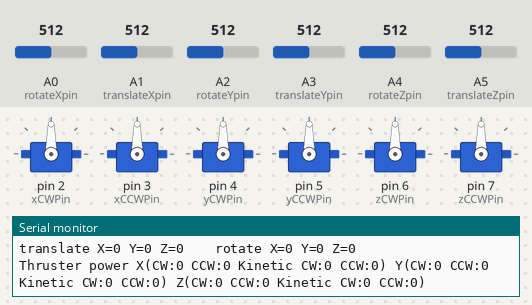
This sketch was run on a simulated Arduino Uno, built with avr-gcc and run on an emulated ATmega328P. On the bench: 6 × servo, the last lines printed to the serial monitor. The test bench sets the inputs (shaded band); at power-on: A0 (rotateXpin) = 512, A2 (rotateYpin) = 512, A1 (translateXpin) = 512, A3 (translateYpin) = 512, A4 (rotateZpin) = 512, A5 (translateZpin) = 512.

Above: at 1.2 s.
1.3 s: A0 (rotateXpin) set to 716
At 2.8 s:
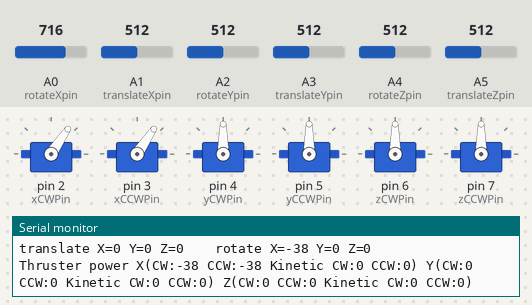
3.1 s: A2 (rotateYpin) set to 716
At 4.5 s:
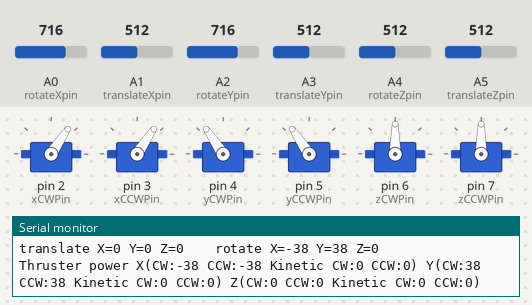
4.8 s: A1 (translateXpin) set to 716
At 5.3 s:
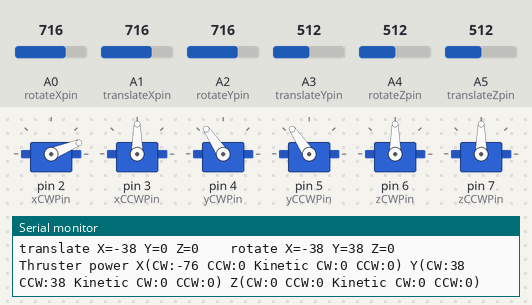
6.5 s: A3 (translateYpin) set to 716
At 7.2 s:
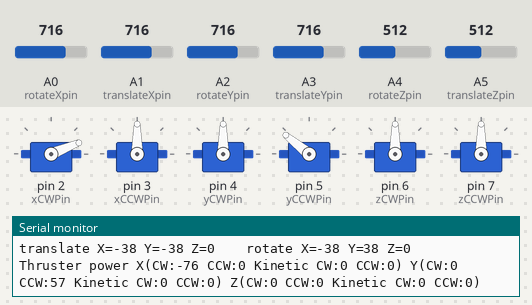
8.2 s: A4 (rotateZpin) set to 716
At 9.2 s:
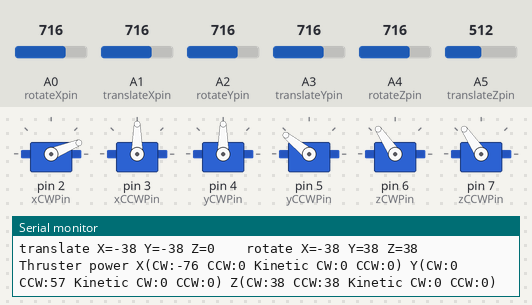
9.9 s: A5 (translateZpin) set to 716
At 10.6 s:
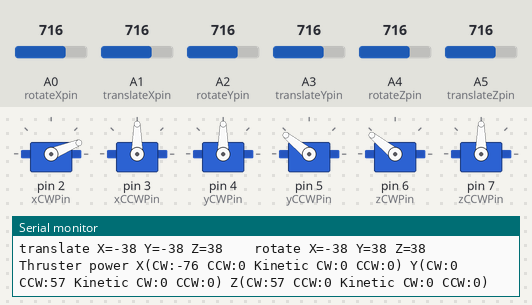
Timing chart, 0 to 12.8 s (numbered marks = the images above; inputs shaded):
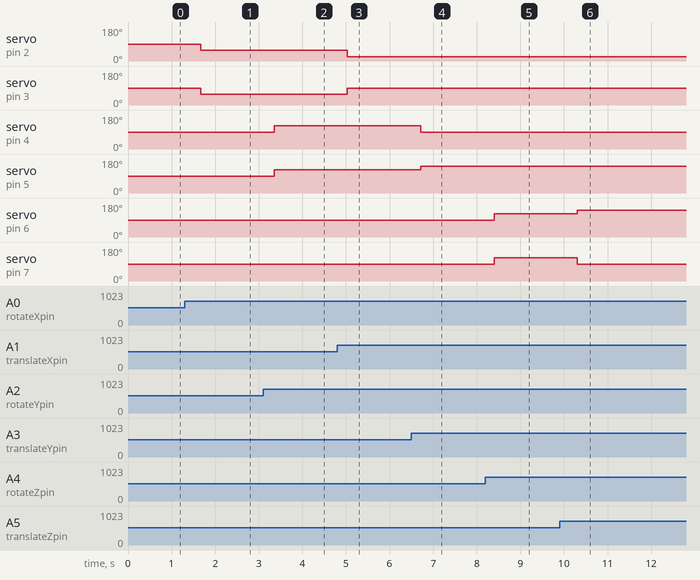

The sketch:

SpaceChair.ino
```cpp
/*
 * Fauteuil Spatial
 *
 * Odysseus 3.1
 */

#include <Servo.h>


//Variable declaration
//Two 3 axis joysticks are available.
//'|' axis is translation (left hand)
//'+' axis is rotation (right hand)
#define translateXpin A1
#define translateYpin A3
#define translateZpin A5
#define rotateXpin A0
#define rotateYpin A2
#define rotateZpin A4

//ESC location
#define xCWPin  2
#define xCCWPin 3
#define yCWPin  4
#define yCCWPin 5
#define zCWPin  6
#define zCCWPin 7

//Enable to inverse (swap) current axis value
//#define inverseTranslateX
//#define inverseTranslateY
#define inverseTranslateZ
//#define inverseRotateX
#define inverseRotateY
#define inverseRotateZ

//Neutral ignore
//Define how much percentage must be ignored
//around neutral
//Axis value is usually -100%<->0%<->+100%
//Then everyting arrounf -neutral%<->0%<->+neutral%
//will be ignored. Default is 8%
//Value must be between 0 and 20 maximum.
#define neutralPercent 8

//Thuster max power
//define max percentage of power
//this thruster can handle (usually
// up to 100%)
//Allow limiting Forward power to
//compensate for Reverse power
//ie: FW=70%, RV=100%
#define thrusterXForwardMax 75
#define thrusterXReverseMax 100
#define thrusterYForwardMax 75
#define thrusterYReverseMax 100
#define thrusterZForwardMax 75
#define thrusterZReverseMax 100

//Kinetic limit
//Usuually defined at 1000 (100% * 10)
#define kineticMaxLevel 1000

//Neutral limit to avoid boucing
//usually 10%
#define kineticNeutralLevel 10


/*
 * system values
 * Do NOT modify
 */
//Axis raw values
int translateX = 0;
int translateY = 0;
int translateZ = 0;
int rotateX = 0;
int rotateY = 0;
int rotateZ = 0;


//JoystickPercent
//Per joystick current position
//in percent (-100%<->0%<->+100%
struct joystickPercent {
  int X = 0;
  int Y = 0;
  int Z = 0;
};

//Thruster percentage
//Per axis thrust level in percent
struct thrustLevel {
    //thrust for clockwise (CW) motor
    int CW = 0;
    //thrust for counter clockwise (CCW) motor
    int CCW = 0;
    //Kinetic value for space mode
    int kineticCW = 0;
    int kineticCCW = 0;
};

//Space mode selector
bool spaceMode = false;

Servo xCW, xCCW, yCW, yCCW, zCW, zCCW;

/*
 * Temporary definitions
 * Should be removed before release
 */
//Per axis definition (could be removed when switching to functions
struct thrustLevel thrustX;
struct thrustLevel thrustY;
struct thrustLevel thrustZ;

//Per joystick definition (could be removed when switching to functions
struct joystickPercent translation;
struct joystickPercent rotation;

void setup() {
  //Initialize serial debug link
  Serial.begin(115200);

  //Initialize ESC
  xCW.attach(xCWPin,1000,2000); //X CW
  xCCW.attach(xCCWPin,1000,2000); //X CCW
  yCW.attach(yCWPin,1000,2000); //Y CW
  yCCW.attach(yCCWPin,1000,2000); //Y CCW
  zCW.attach(zCWPin,1000,2000); //Z CW
  zCCW.attach(zCCWPin,1000,2000); //Z CCW

}

//Convert current axis value to a real percent
int joystickToPercent (int analogValue, bool inversedAxis = false){

  int value = (100 - (constrain((analogValue),0,1000) / 5));

  //Neutral adjustement, to avoid motor spinning while joystick is around neutral position
  //will ignore some percentage (defined in neutralPercent)
  if ((value > -neutralPercent) && (value < neutralPercent) ) {
    value = 0;
  } else {
    //Recompute value to ignore neutral while driving motor smootlhy
    if ( value > 0){
      //For positive value
      value = (value * (1 + (neutralPercent * 0.01))) - neutralPercent;
    } else {
      value = (value * (1 + (neutralPercent * 0.01))) + neutralPercent;
    }
  }

  //Inverted Axis, inverse return value
  if (inversedAxis == true){
    value = value * -1;
  }

  return value;
}

//Convert joystick percentage value to real thrust order
struct thrustLevel percentToThrust (struct thrustLevel thrust, int translationAxisPercent, int rotationAxisPercent){
   //Translation thrust values
   int tCW, tCCW = 0;
   //Rotation thrust values
   int rCW, rCCW = 0;

   //Compute translation
   tCW = translationAxisPercent;
   tCCW = -translationAxisPercent;

   //Compute rotation
   rCW = rCCW = rotationAxisPercent;

   //Mix values
   //Do we are higher then max available thrust?
   if(abs(tCW)+abs(rCW) > 100){
     //lower proportionnaly max output value
     thrust.CW = (tCW+rCW)*(100.0 / (abs(tCW)+abs(rCW)));
     thrust.CCW = (tCCW+rCCW) * (100.0 / (abs(tCCW)+abs(rCCW)));
   } else {
    //We do not exceed max thrust
     thrust.CW = tCW+rCW;
     thrust.CCW = tCCW+rCCW;
   }

   return thrust;
}

//Create a fake spatial effect, when each order needs
//to be reciproced. In space we don't have water to slow us
struct thrustLevel spaceKineticThrust (struct thrustLevel spaceThrust){

   //Add kinetic energy
   spaceThrust.kineticCW = spaceThrust.kineticCW + spaceThrust.CW;
   spaceThrust.kineticCCW = spaceThrust.kineticCCW + spaceThrust.CCW;

   //We cap kinetic energy to a max (usually defined at 1000) on CW thuster
   if( (spaceThrust.kineticCW > 0 ) && (spaceThrust.kineticCW > kineticMaxLevel) ) {
    spaceThrust.kineticCW = kineticMaxLevel;
   } else if( (spaceThrust.kineticCW < 0) && (spaceThrust.kineticCW < -kineticMaxLevel) ) {
    spaceThrust.kineticCW = -kineticMaxLevel;
   }
   //Cap for neutral (easier stops)
   if( (spaceThrust.kineticCW > -kineticNeutralLevel) && (spaceThrust.kineticCW < kineticNeutralLevel) ) {
    spaceThrust.kineticCW = 0;
   }
   //For CCW
   if( (spaceThrust.kineticCCW > 0 ) && (spaceThrust.kineticCCW > kineticMaxLevel) ) {
    spaceThrust.kineticCCW = kineticMaxLevel;
   } else if( (spaceThrust.kineticCCW < 0) && (spaceThrust.kineticCCW < -kineticMaxLevel) ) {
    spaceThrust.kineticCCW = -kineticMaxLevel;
   }
   //Cap for neutral (easier stops)
   if( (spaceThrust.kineticCCW > -kineticNeutralLevel) && (spaceThrust.kineticCCW < kineticNeutralLevel) ) {
    spaceThrust.kineticCCW = 0;
   }


  //Compute space thrust
  spaceThrust.CW = spaceThrust.kineticCW / (kineticMaxLevel / 100);
  spaceThrust.CCW = spaceThrust.kineticCCW / (kineticMaxLevel / 100);

  return spaceThrust;
}

//Apply max limit value on thruster
//Usefull when a thuster is less effective
//in one direction than other (reverse/forward)
struct thrustLevel applyMaxLimits (struct thrustLevel thrust, int forwardMaxThrust, int reverseMaxThrust){
   //Do we exceed max authorized power?
   //If so, need to make proportionnal value and cap it
   //For CW motor
   if( (thrust.CW > 0) && (thrust.CW > forwardMaxThrust) ){
     thrust.CW = thrust.CW * (forwardMaxThrust / 100.0);
   } else  if( (thrust.CW < 0) && (thrust.CW < -reverseMaxThrust) ){
     thrust.CW = thrust.CW * (reverseMaxThrust / 100.0);
   }
   //For CCW motor
   if( (thrust.CCW > 0) && (thrust.CCW > forwardMaxThrust) ){
     thrust.CCW = thrust.CCW * (forwardMaxThrust / 100.0);
   } else  if( (thrust.CCW < 0) && (thrust.CCW < -reverseMaxThrust) ){
     thrust.CCW = thrust.CCW * (reverseMaxThrust / 100.0);
   }

   return thrust;
}

//Apply thrust values to thruster
//Use ESC (aka servo) to drive triphase engine
void driveThrusters (struct thrustLevel thrustX, struct thrustLevel thrustY, struct thrustLevel thrustZ){
  xCW.writeMicroseconds(map(thrustX.CW,-100, 100, 1000, 2000));
  xCCW.writeMicroseconds(map(thrustX.CCW,-100, 100, 1000, 2000));
  yCW.writeMicroseconds(map(thrustY.CW,-100, 100, 1000, 2000));
  yCCW.writeMicroseconds(map(thrustY.CCW,-100, 100, 1000, 2000));
  zCW.writeMicroseconds(map(thrustZ.CW,-100, 100, 1000, 2000));
  zCCW.writeMicroseconds(map(thrustZ.CCW,-100, 100, 1000, 2000));
}


//debug function
//all structs are declared wide.
void printValues (){

  Serial.print("translate X=");
  Serial.print(translation.X);
  Serial.print(" Y=");
  Serial.print(translation.Y);
  Serial.print(" Z=");
  Serial.print(translation.Z);

  Serial.print("    rotate X=");
  Serial.print(rotation.X);
  Serial.print(" Y=");
  Serial.print(rotation.Y);
  Serial.print(" Z=");
  Serial.println(rotation.Z);


  //Per thruster power value
  Serial.print("Thruster power X(CW:");
  Serial.print(thrustX.CW);
  Serial.print(" CCW:");
  Serial.print(thrustX.CCW);
  Serial.print(" Kinetic CW:");
  Serial.print(thrustX.kineticCW);
  Serial.print(" CCW:");
  Serial.print(thrustX.kineticCCW);
  Serial.print(") Y(CW:");
  Serial.print(thrustY.CW);
  Serial.print(" CCW:");
  Serial.print(thrustY.CCW);
  Serial.print(" Kinetic CW:");
  Serial.print(thrustY.kineticCW);
  Serial.print(" CCW:");
  Serial.print(thrustY.kineticCCW);
  Serial.print(") Z(CW:");
  Serial.print(thrustZ.CW);
  Serial.print(" CCW:");
  Serial.print(thrustZ.CCW);
  Serial.print(" Kinetic CW:");
  Serial.print(thrustZ.kineticCW);
  Serial.print(" CCW:");
  Serial.print(thrustZ.kineticCCW);
  Serial.println(")");
  }


void loop() {

  //MISSING
  //SpaceMode button switch
  //Armed/Disarmed switch
  //Status light

  // read joystock position:
  translateX = analogRead(translateXpin);
  translateY = analogRead(translateYpin);
  translateZ = analogRead(translateZpin);

  rotateX = analogRead(rotateXpin);
  rotateY = analogRead(rotateYpin);
  rotateZ = analogRead(rotateZpin);

  // stop the program for <sensorValue> milliseconds:
  delay(200);


  //Convert raw joystick values to percent
  //For translation
  #ifdef inverseTranslateX
  translation.X = joystickToPercent(translateX, true);
  #else
  translation.X = joystickToPercent(translateX);
  #endif
  #ifdef inverseTranslateY
  translation.Y = joystickToPercent(translateY, true);
  #else
 translation.Y = joystickToPercent(translateY);
  #endif
  #ifdef inverseTranslateZ
  translation.Z = joystickToPercent(translateZ, true);
  #else
  translation.Z = joystickToPercent(translateZ);
  #endif

  //For rotation
  #ifdef inverseRotateX
  rotation.X = joystickToPercent(rotateX, true);
  #else
  rotation.X = joystickToPercent(rotateX);
  #endif
  #ifdef inverseRotateY
  rotation.Y = joystickToPercent(rotateY, true);
  #else
  rotation.Y = joystickToPercent(rotateY);
  #endif
  #ifdef inverseRotateZ
  rotation.Z = joystickToPercent(rotateZ, true);
  #else
  rotation.Z = joystickToPercent(rotateZ);
  #endif

  //Convert PercentJoystick to real thrust
  thrustX = percentToThrust(thrustX, translation.X, rotation.X);
  thrustY = percentToThrust(thrustY, translation.Y, rotation.Y);
  thrustZ = percentToThrust(thrustZ, translation.Z, rotation.Z);

  //Space mode. Each action needs to be reciproced
  if ( spaceMode == true ){
    thrustX = spaceKineticThrust(thrustX);
    thrustY = spaceKineticThrust(thrustY);
    thrustZ = spaceKineticThrust(thrustZ);
  }

  //Check and apply max limit power
  thrustX = applyMaxLimits(thrustX, thrusterXForwardMax, thrusterXReverseMax);
  thrustY = applyMaxLimits(thrustY, thrusterYForwardMax, thrusterYReverseMax);
  thrustZ = applyMaxLimits(thrustZ, thrusterZForwardMax, thrusterZReverseMax);

  //Drive thruster
  driveThrusters(thrustX, thrustY, thrustZ);


  //Debug print
  printValues();


}
```

Measured:
- after the input at 1.3 s, servo on pin 2 (xCWPin), servo on pin 3 (xCCWPin): 90° → 56° after 0.37 s
- after the input at 3.1 s, servo on pin 4 (yCWPin), servo on pin 5 (yCCWPin): 90° → 124° after 0.25 s
- after the input at 4.8 s, servo on pin 2 (xCWPin): 56° → 22° after 0.23 s; servo on pin 3 (xCCWPin): 56° → 90° after 0.23 s
- after the input at 6.5 s, servo on pin 4 (yCWPin): 124° → 90° after 0.22 s; servo on pin 5 (yCCWPin): 124° → 141° after 0.22 s
- after the input at 8.2 s, servo on pin 6 (zCWPin), servo on pin 7 (zCCWPin): 90° → 124° after 0.20 s
- after the input at 9.9 s, servo on pin 6 (zCWPin): 124° → 141° after 0.40 s; servo on pin 7 (zCCWPin): 124° → 90° after 0.40 s
